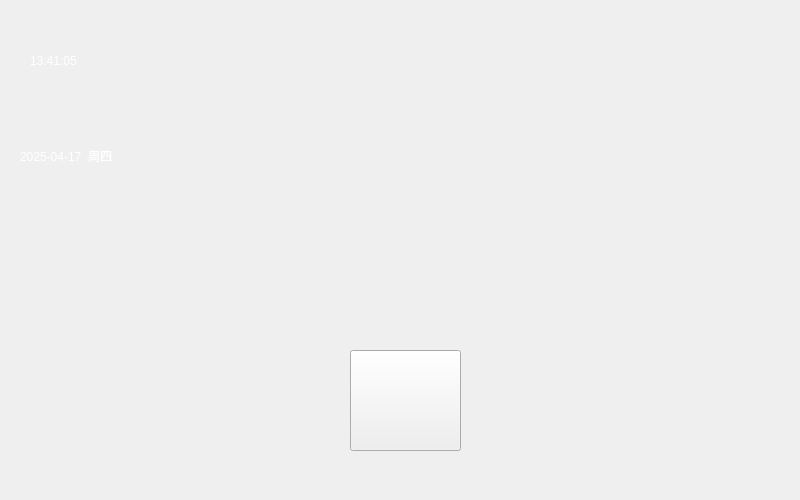
<?xml version="1.0" encoding="UTF-8"?>
<ui version="4.0">
 <class>MainWindow</class>
 <widget class="QMainWindow" name="MainWindow">
  <property name="geometry">
   <rect>
    <x>0</x>
    <y>0</y>
    <width>800</width>
    <height>500</height>
   </rect>
  </property>
  <property name="windowTitle">
   <string>MainWindow</string>
  </property>
  <property name="styleSheet">
   <string notr="true"/>
  </property>
  <widget class="QWidget" name="centralwidget">
   <property name="styleSheet">
    <string notr="true">#centralwidget{background-image: url(:/image/33857552_140701783106_2.jpg);}
#label_date{font: 700 16pt &quot;微软雅黑&quot;;
color: rgb(255, 255, 255);}
#label_time{font: 700 28pt &quot;微软雅黑&quot;;
color: rgb(255, 255, 255);}
#label_weather{image: url(:/image/weather.svg);}
#label_music{image: url(:/image/music.svg);}
#label_video{image: url(:/image/video.svg);}
#label_map{image: url(:/image/map.svg);}</string>
   </property>
   <widget class="QLabel" name="label_weather">
    <property name="geometry">
     <rect>
      <x>30</x>
      <y>310</y>
      <width>221</width>
      <height>161</height>
     </rect>
    </property>
    <property name="styleSheet">
     <string notr="true"/>
    </property>
    <property name="text">
     <string/>
    </property>
   </widget>
   <widget class="QLabel" name="label_time">
    <property name="geometry">
     <rect>
      <x>30</x>
      <y>40</y>
      <width>221</width>
      <height>41</height>
     </rect>
    </property>
    <property name="styleSheet">
     <string notr="true"/>
    </property>
    <property name="text">
     <string>13:41:05</string>
    </property>
   </widget>
   <widget class="QLabel" name="label_date">
    <property name="geometry">
     <rect>
      <x>20</x>
      <y>130</y>
      <width>251</width>
      <height>51</height>
     </rect>
    </property>
    <property name="styleSheet">
     <string notr="true"/>
    </property>
    <property name="text">
     <string>2025-04-17  周四</string>
    </property>
   </widget>
   <widget class="QLabel" name="label_video">
    <property name="geometry">
     <rect>
      <x>560</x>
      <y>320</y>
      <width>181</width>
      <height>141</height>
     </rect>
    </property>
    <property name="styleSheet">
     <string notr="true"/>
    </property>
    <property name="text">
     <string/>
    </property>
   </widget>
   <widget class="QLabel" name="label_map">
    <property name="geometry">
     <rect>
      <x>570</x>
      <y>80</y>
      <width>181</width>
      <height>131</height>
     </rect>
    </property>
    <property name="styleSheet">
     <string notr="true"/>
    </property>
    <property name="text">
     <string/>
    </property>
   </widget>
   <widget class="QPushButton" name="musicIconButton">
    <property name="geometry">
     <rect>
      <x>350</x>
      <y>350</y>
      <width>111</width>
      <height>101</height>
     </rect>
    </property>
    <property name="styleSheet">
     <string notr="true">border-image: url(:/image/image/title/wangyiMusic.png);</string>
    </property>
    <property name="text">
     <string/>
    </property>
   </widget>
  </widget>
 </widget>
 <resources/>
 <connections/>
</ui>
